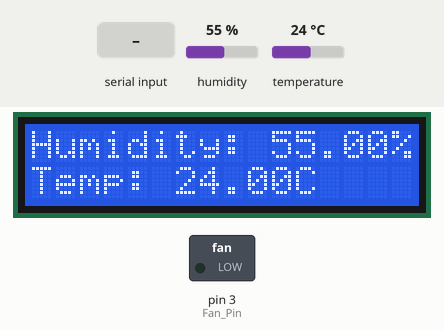
Recording of a sketch running on a simulated Arduino Uno, built with avr-gcc and run on an emulated ATmega328P. On the bench: 16×2 character LCD, switched loads named in the sketch (green lamp = pin HIGH). The test bench sets the inputs (shaded band); at power-on: humidity 55 %, temperature 24 °C. What the sketch prints to the serial monitor is not drawn.

Above: at 2.6 s.
2.7 s: "4" received over Serial
At 3.9 s:
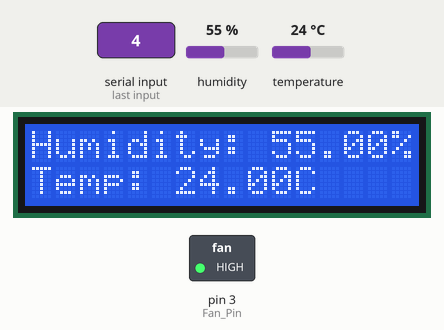
4.2 s: humidity set to 22 %
At 6.4 s:
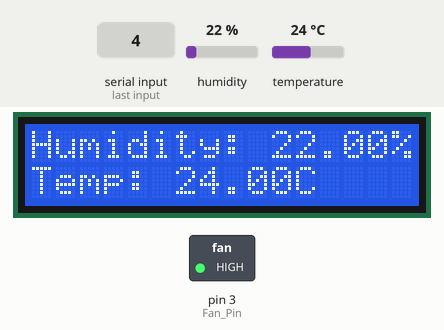
7.5 s: temperature set to 12 °C
At 10.6 s:
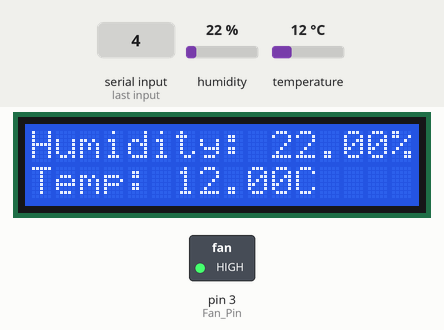
11.5 s: humidity set to 40 %
At 14.8 s:
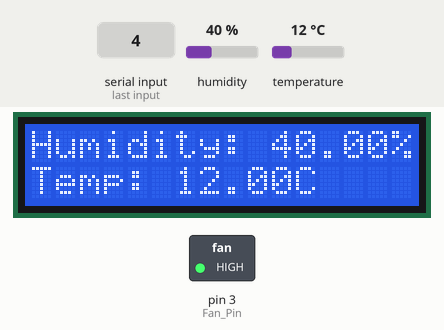
15.5 s: temperature set to 19 °C
At 19.1 s:
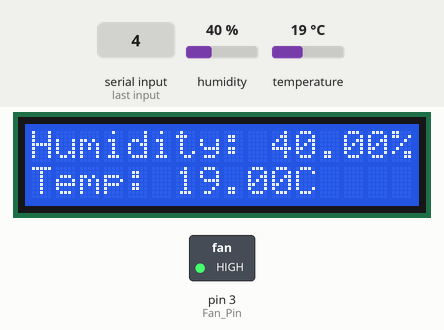
19.5 s: "3" received over Serial
At 20.3 s:
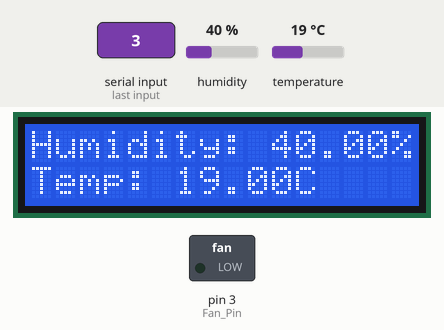
Timing chart, 0 to 22.0 s (numbered marks = the images above; inputs shaded):
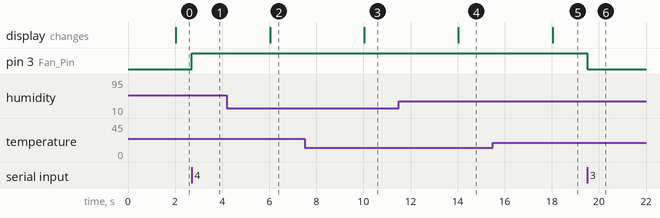

The sketch:

TempFanNode.ino
```cpp
#include <DHT.h>
#include <LiquidCrystal.h>

const int rs = 12, en = 11, d4 = 7, d5 = 6, d6 = 5, d7 = 4;

#define DHT_Type DHT11

int DHT_Pin = 2;
int Fan_Pin = 3;
int temp_threshold = 30;

DHT HT(DHT_Pin, DHT_Type);
LiquidCrystal LCD(rs, en, d4, d5, d6, d7);

bool isFahrenheit = false;
unsigned long lastReadTime = 0;
const long interval = 2000;

void setup() {
  Serial.begin(9600);
  HT.begin();
  LCD.begin(16, 2);

  pinMode(Fan_Pin, OUTPUT);
}

void lcd_loop(float h, float t) {
  LCD.setCursor(0, 0);

 LCD.clear();
 LCD.print("Humidity: ");
 LCD.print(h);
 LCD.print("%");
 LCD.setCursor(0,1);
 LCD.print("Temp: ");
 LCD.print(t);
 LCD.print(isFahrenheit ? "F" : "C");
}

void loop() {
  unsigned long currentMillis = millis();


  if (currentMillis - lastReadTime >= interval) {
    lastReadTime = currentMillis;
    float h = HT.readHumidity();
    float t = HT.readTemperature(isFahrenheit);


    if (!isnan(h) && !isnan(t)) {
      Serial.print(h);
      Serial.print(",");
      Serial.print(t);
      Serial.print(",");
      Serial.println(temp_threshold);
      lcd_loop(h, t);
    }
  }

  if (Serial.available() > 0) {
    char command = Serial.read();
    if (command == '3') digitalWrite(Fan_Pin, LOW);
    if (command == '4') digitalWrite(Fan_Pin, HIGH);
    if (command == '6') {
      temp_threshold -= 1;
    }
    if (command == '5') {
      temp_threshold += 1;
    }
  }
}
```

Measured:
- after the input at 2.7 s, pin 3 (Fan_Pin): LOW → HIGH at once
- after the input at 4.2 s, the display: changes after 1.8 s (image 2)
- after the input at 7.5 s, the display: changes after 2.5 s (image 3)
- after the input at 11.5 s, the display: changes after 2.5 s (image 4)
- after the input at 15.5 s, the display: changes after 2.5 s (image 5)
- after the input at 19.5 s, pin 3 (Fan_Pin): HIGH → LOW at once
